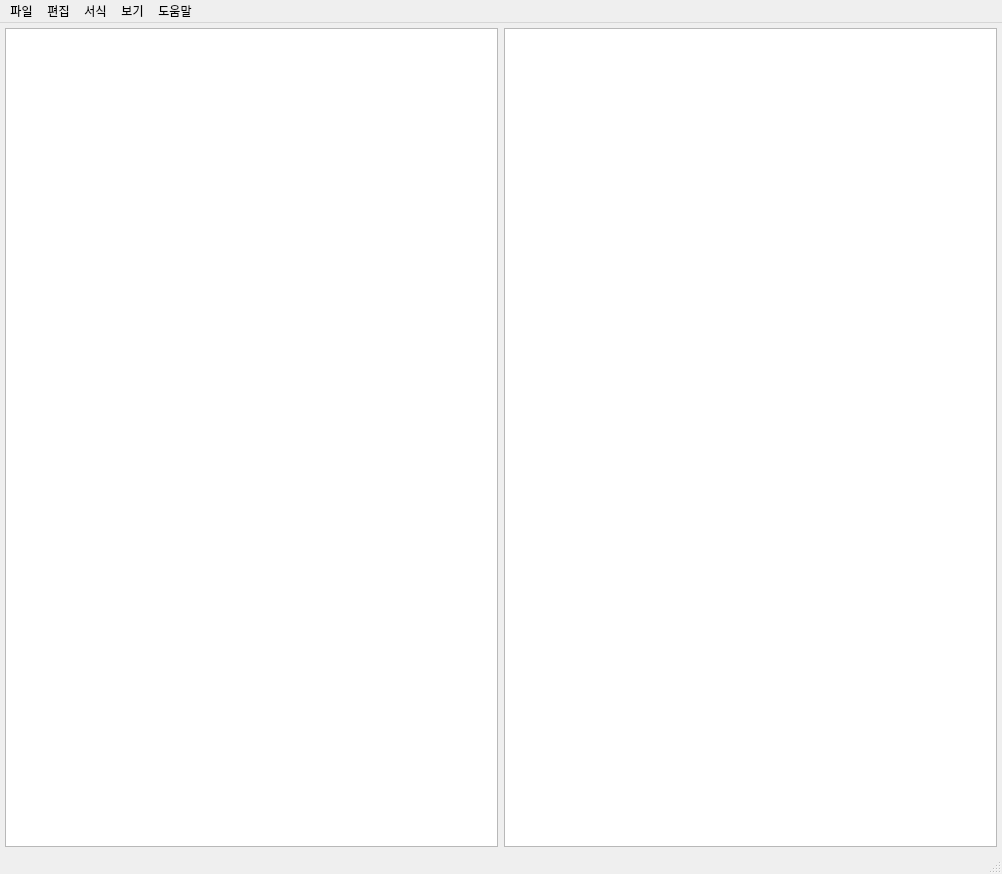
<?xml version="1.0" encoding="UTF-8"?>
<ui version="4.0">
 <class>MainWindow</class>
 <widget class="QMainWindow" name="MainWindow">
  <property name="geometry">
   <rect>
    <x>0</x>
    <y>0</y>
    <width>1002</width>
    <height>874</height>
   </rect>
  </property>
  <property name="windowTitle">
   <string>Exchanger</string>
  </property>
  <widget class="QWidget" name="centralwidget">
   <layout class="QGridLayout" name="gridLayout_2">
    <property name="leftMargin">
     <number>5</number>
    </property>
    <property name="topMargin">
     <number>5</number>
    </property>
    <property name="rightMargin">
     <number>5</number>
    </property>
    <property name="bottomMargin">
     <number>5</number>
    </property>
    <item row="0" column="0">
     <layout class="QGridLayout" name="gridLayout">
      <item row="0" column="0">
       <layout class="QHBoxLayout" name="horizontalLayout">
        <item>
         <widget class="QPlainTextEdit" name="plainTextEdit"/>
        </item>
        <item>
         <widget class="QPlainTextEdit" name="plainTextEdit_2"/>
        </item>
       </layout>
      </item>
     </layout>
    </item>
   </layout>
  </widget>
  <widget class="QMenuBar" name="menubar">
   <property name="geometry">
    <rect>
     <x>0</x>
     <y>0</y>
     <width>1002</width>
     <height>31</height>
    </rect>
   </property>
   <widget class="QMenu" name="menu">
    <property name="title">
     <string>파일</string>
    </property>
    <addaction name="action_Open"/>
    <addaction name="action_Save"/>
   </widget>
   <widget class="QMenu" name="menu_2">
    <property name="title">
     <string>편집</string>
    </property>
   </widget>
   <widget class="QMenu" name="menu_3">
    <property name="title">
     <string>서식</string>
    </property>
   </widget>
   <widget class="QMenu" name="menu_4">
    <property name="title">
     <string>보기</string>
    </property>
   </widget>
   <widget class="QMenu" name="menu_5">
    <property name="title">
     <string>도움말</string>
    </property>
   </widget>
   <addaction name="menu"/>
   <addaction name="menu_2"/>
   <addaction name="menu_3"/>
   <addaction name="menu_4"/>
   <addaction name="menu_5"/>
  </widget>
  <widget class="QStatusBar" name="statusbar"/>
  <action name="action_Open">
   <property name="text">
    <string>열기</string>
   </property>
  </action>
  <action name="action_Save">
   <property name="text">
    <string>저장</string>
   </property>
  </action>
 </widget>
 <resources/>
 <connections/>
</ui>
